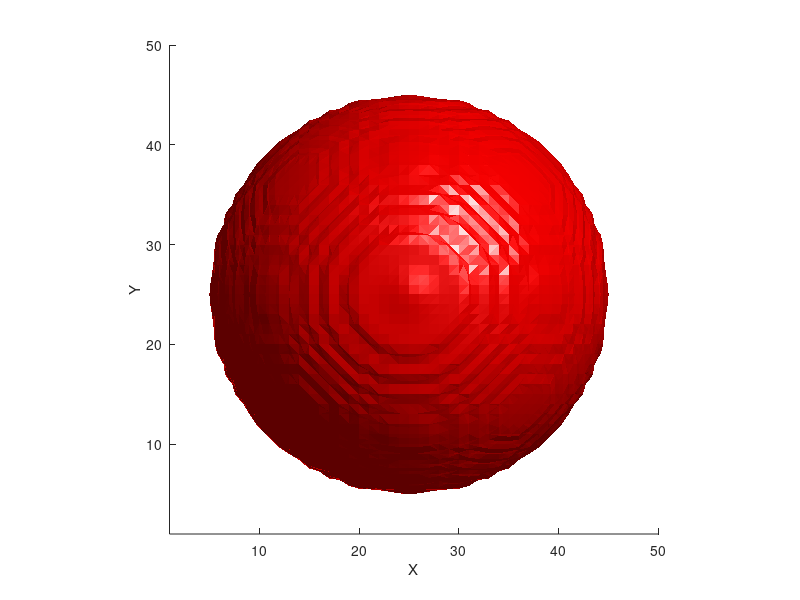

This chart was generated by the following MATLAB code: (Note: this script raises an error after producing the figure.)
%% D3Q19 
clc; clearvars; close all

%% Parâmetros Gerais

slicebool = 2;
nlinks = 19;
tau = 0.8;
cssq = 1/3;
omega = 1/tau;
sharp_c = 0.1;
sigma = 0.024;

[nx, ny, nz] = deal(50);
nsteps = 20000; 

gpoints = 15;
f = zeros(nx,ny,nz,19); 
g = zeros(nx,ny,nz,gpoints); 

%% Matrizes e Variáveis

[rho, u, v, w, ...
 fi, normx, normy, normz, ...
 curvature, indicator, ...
 ffx, ffy, ffz, ...
 mod_grad, isfluid] = deal(zeros(nx,ny,nz));

[pxx, pyy, pzz, ...
 pxy, pxz, pyz] = deal(ones(nx,ny,nz));

p = zeros(1,19);
p_g = zeros(1,gpoints);

fneq = zeros(19,1,1);
isfluid(2:nx-1,2:ny-1,2:nz-1) = 1;
rho(:,:,:) = 1;

%% Propriedades do Modelo

p(1) = 1/3;
p(2:6) = 1/18;
p(7:19) = 1/36;

p_g(1) = 2/9;
p_g(2:7) = 1/9;
p_g(8:15) = 1/72;

ex = [0, 1, -1, 0, 0, 0, 0, 1, -1, 1, -1, 0, 0, 1, -1, 1, -1, 0, 0];
ey = [0, 0, 0, 1, -1, 0, 0, 1, -1, 0, 0, 1, -1, -1, 1, 0, 0, 1, -1];
ez = [0, 0, 0, 0, 0, 1, -1, 0, 0, 1, -1, 1, -1, 0, 0, -1, 1, -1, 1];

%% Cálculo da Função de Distribuição em Função da Distância Radial

for i = 1:nx
    for j = 1:ny
        for k = 1:nz
            Ri = sqrt((i - nx/2)^2 + (j - ny/2)^2 + (k - nz/2)^2);
            fi(i,j,k) = 0.5 + 0.5 * tanh(10*(20-Ri)/3);
        end
    end
end

%% Inicialização de Funções de Distribuição

for i = 1:19
    f(:,:,:,i) = p(i) * rho(:,:,:);
end

for i = 1:gpoints
    g(:,:,:,i) = p_g(i) * fi(:,:,:);
end

%% Loop de Simulação

for t = 1:nsteps

    % Campo de fase
    fi = sum(g, 4);

    % Normal e arrays
    [grad_fix, grad_fiy, grad_fiz] = deal(zeros(nx, ny, nz));
    for l = 1:19
        grad_fix = grad_fix + 3 * p(l) .* ex(l) .* circshift(fi,[ex(l),ey(l),ez(l)]);
        grad_fiy = grad_fiy + 3 * p(l) .* ey(l) .* circshift(fi,[ex(l),ey(l),ez(l)]);
        grad_fiz = grad_fiz + 3 * p(l) .* ez(l) .* circshift(fi,[ex(l),ey(l),ez(l)]);
    end
    mod_grad = sqrt(grad_fix.^2 + grad_fiy.^2 + grad_fiz.^2) + 1e-9;
    normx = grad_fix ./ mod_grad;
    normy = grad_fiy ./ mod_grad;
    normz = grad_fiz ./ mod_grad;
    indicator = mod_grad;

    % Curvatura e forças de tensão superficial
    curvature = zeros(nx, ny, nz);
    for l = 1:19
        circnormx = circshift(normx,[ex(l),ey(l),ez(l)]);
        circnormy = circshift(normy,[ex(l),ey(l),ez(l)]);
        circnormz = circshift(normz,[ex(l),ey(l),ez(l)]);
        curvature = curvature - 3 * p(l) .* (ex(l) .* circnormx + ey(l) .* circnormy + ez(l) .* circnormz);
    end
    ffx = sigma .* curvature .* normx .* indicator;
    ffy = sigma .* curvature .* normy .* indicator;
    ffz = sigma .* curvature .* normz .* indicator;

    % Momentos    
    % [u, v, w] = deal(zeros(nx,ny,nz));
    u = sum(f(:,:,:, [2, 16, 10, 8, 14]), 4) - sum(f(:,:,:, [3, 11, 17, 15, 9]), 4);
    v = sum(f(:,:,:, [4, 8, 15, 18, 12]), 4) - sum(f(:,:,:, [5, 14, 9, 13, 19]), 4);
    w = sum(f(:,:,:, [7, 16, 11, 18, 13]), 4) - sum(f(:,:,:, [6, 10, 17, 12, 19]), 4);

    u = u ./ rho + ffx * 0.5 ./ rho;
    v = v ./ rho + ffy * 0.5 ./ rho;
    w = w ./ rho + ffz * 0.5 ./ rho;
 
    uu = 0.5 * (u.^2 + v.^2 + w.^2) / cssq;
    rho = sum(f, 4);
    % [pxx, pyy, pzz, pxy, pxz, pyz] = deal(zeros(nx,ny,nz));
    for l = 1:19
        udotc = (u * ex(l) + v * ey(l) + w * ez(l)) / cssq;
        HeF = (p(l) * (rho + rho .* (udotc + 0.5 .* udotc.^2 - uu))) ...
                .* ((ex(l) - u) .* ffx + ...
                    (ey(l) - v) .* ffy + ...
                    (ez(l) - w) .* ffz ...
                   ) ./ (rho .* cssq);
        feq = p(l) * (rho + rho .* (udotc + 0.5 .* udotc.^2 - uu)) - 0.5 .* HeF;
        fneq = f(:,:,:,l) - feq;        
    end

    pxx = sum(fneq([2, 3, 8, 9, 10, 11, 14, 15, 16, 17]));
    pyy = sum(fneq([4, 5, 8, 9, 12, 13, 14, 15, 18, 19]));
    pzz = sum(fneq([6, 7, 10, 11, 12, 13, 16, 17, 18, 19]));
    pxy = sum(fneq([8, 9])) - sum(fneq([14, 15]));
    pxz = sum(fneq([10, 11])) - sum(fneq([16, 17]));
    pyz = sum(fneq([12, 13])) - sum(fneq([18, 19]));

    % Colisão
    for l = 1:19
        udotc = (u * ex(l) + v * ey(l) + w * ez(l)) / cssq;
        feq = p(l) * (rho + rho .* (udotc + 0.5 .* udotc.^2 - uu));
        HeF = 0.5 * (p(l) * (rho + rho .* (udotc + 0.5 .* udotc.^2 - uu))) ...
                .* ((ex(l) - u) .* ffx + ...
                    (ey(l) - v) .* ffy + ...
                    (ez(l) - w) .* ffz ...
                   ) ./ (rho .* cssq);
        fneq = (ex(l) .* ex(l) - cssq) * pxx + ...
               (ey(l) .* ey(l) - cssq) * pyy + ...
               (ez(l) .* ez(l) - cssq) * pzz + ...
                2 * ex(l) .* ey(l) .* pxy + ...
                2 * ex(l) .* ez(l) .* pxz + ...
                2 * ey(l) .* ez(l) .* pyz;
        fcirc = feq + (1-omega) * (p(l) / (2*cssq^2)) * fneq + HeF;
        f(:,:,:,l) = circshift(fcirc, [ex(l),ey(l),ez(l)]);
    end
    for l = 1:gpoints
        udotc = (u * ex(l) + v * ey(l) + w * ez(l)) / cssq;
        feq = p_g(l) .* fi .* (1 + udotc);
        Hi = sharp_c .* fi .* (1 - fi) .* (ex(l) .* normx + ey(l) .* normy + ez(l) .* normz); 
        g(:,:,:,l) = feq + p_g(l) .* Hi;
    end    

    % Streaming 
    for l = 1:gpoints
        g(:,:,:,l) = circshift(g(:,:,:,l),[ex(l),ey(l),ez(l)]);
    end

    for l = 1:19
        fcirc = rho .* p(l);
        f(:,:,:,l) = circshift(fcirc,[ex(l),ey(l),ez(l)]);
    end
    for l = 1:gpoints
        gcirc = fi .* p_g(l);
        g(:,:,:,l) = circshift(gcirc,[ex(l),ey(l),ez(l)]);
    end
    
    fi(:, :, 1) = fi(:, :, 2);  
    fi(:, :, nz) = fi(:, :, nz-1); 
    fi(1, :, :) = fi(2, :, :); 
    fi(nx, :, :) = fi(nx-1, :, :); 
    fi(:, 1, :) = fi(:, 2, :); 
    fi(:, ny, :) = fi(:, ny-1, :); 

    % Visualização 
    if mod(t, 1) == 0
        if slicebool == 1
            hFig = figure(1); clf;
            x = 1:nx; y = 1:ny; z = 1:nz;
            h = slice(x, y, z, fi, [], ny/2, []); 
            shading interp; colorbar; 
            xlabel('X'); ylabel('Y'); zlabel('Z'); 
            title(['t = ', num2str(t)]);
            view(3); drawnow; 
        else
            hFig = figure(1); clf;
            x = 1:nx; y = 1:ny; z = 1:nz;
            surfpatch = patch(isosurface(x, y, z, fi, 0.5));
            set(surfpatch, 'FaceColor', 'red', 'EdgeColor', 'none'); 
            xlabel('X'); ylabel('Y'); zlabel('Z');
            axis([1 nx 1 ny 1 nz]);
            axis equal;
            camlight; lighting phong; 
            title(['t = ', num2str(t)]);
            view(3); drawnow;
        end
    end

    disp(['Passo de tempo: ', num2str(t)]);
end
